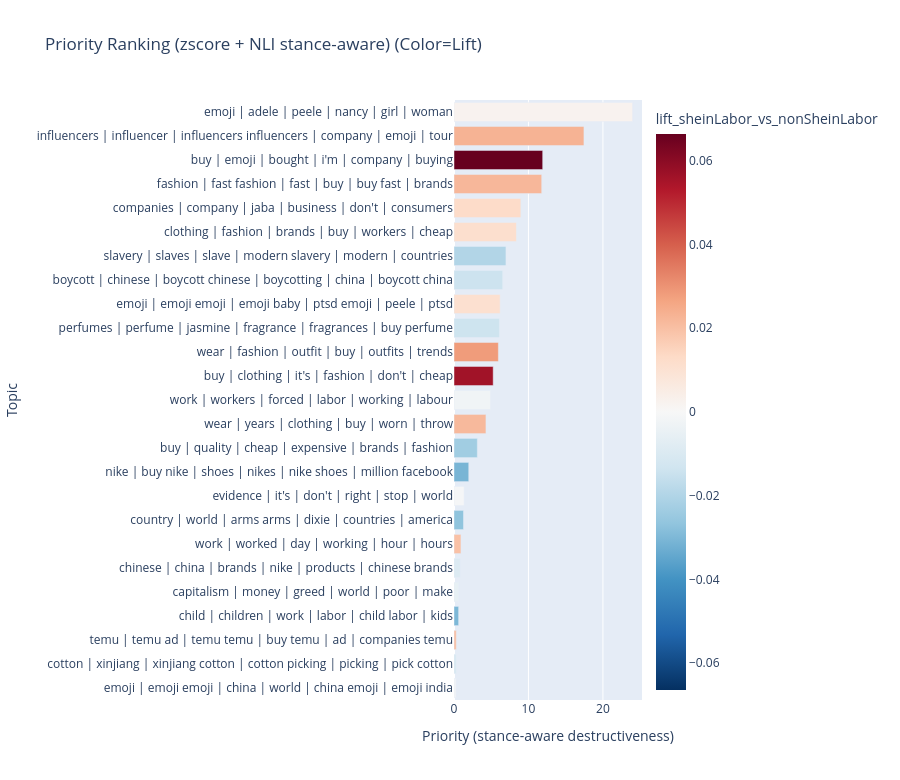

The code cell stored with this chart in its notebook:
### Code cell
# Cell 12.3 (REPLACE) — Priority Ranking (stance-aware destructiveness)
# -------------------------------------------------------------------
import plotly.express as px

viz = topic_lift[topic_lift["topic_id"] != -1].copy()
TOP_N = 25
top_p = viz.sort_values("priority", ascending=False).head(TOP_N).copy()

fig3 = px.bar(
    top_p.iloc[::-1], 
    x="priority",   
    y="label",       
    orientation="h", 
    color="lift_sheinLabor_vs_nonSheinLabor",
    color_continuous_scale="RdBu_r",
    color_continuous_midpoint=0,
    hover_name="summary",
    hover_data={
        "topic_id": True,
        "n_comments": True,
        "priority": ':.2f',
        "destructiveness_base": ':.2f',
        "destructiveness_stance": ':.2f',
        "net_negative": ':.2f',
        "amplification": ':.1f',
        "resonance_wavg": ':.2f',
        "controversy_wavg": ':.2f',
        "avg_reply_weight": ':.1f',
        "threads_with_replies": True,
        "lift_sheinLabor_vs_nonSheinLabor": ':.3f',
    },
    title="Priority Ranking (zscore + NLI stance-aware) (Color=Lift)"
)

fig3.update_layout(xaxis_title="Priority (stance-aware destructiveness)", yaxis_title="Topic", height=780)
save_plotly(fig3, figout("03_priority_ranking_stance_aware.html"))
fig3.show()

### Figure 1 — Plotly figure (JSON) as saved in the notebook; plotly's stock layout.template omitted (floating-point values rounded to 4 significant figures; data arrays with more than 128 entries replaced by an {"elided": "..."} marker saying what was removed)
{"data": [{"customdata": {"elided": "25x11 float values"}, "hovertemplate": "<b>%{hovertext}</b><br><br>priority=%{x:.2f}<br>label=%{y}<br>topic_id=%{customdata[0]}<br>n_comments=%{customdata[1]}<br>destructiveness_base=%{customdata[2]:.2f}<br>destructiveness_stance=%{customdata[3]:.2f}<br>net_negative=%{customdata[4]:.2f}<br>amplification=%{customdata[5]:.1f}<br>resonance_wavg=%{customdata[6]:.2f}<br>controversy_wavg=%{customdata[7]:.2f}<br>avg_reply_weight=%{customdata[8]:.1f}<br>threads_with_replies=%{customdata[9]}<br>lift_sheinLabor_vs_nonSheinLabor=%{marker.color:.3f}<extra></extra>", "hovertext": ["", "", "", " There is nothing wrong with children working. the sooner they start the faster they will want to succeed in life. they should be paid a fair wage those. exploitation of our children continue in different forms .", " Capitalism at its finest . providing the goods we need here for less than 99 cents while half the world suffers . blame the greed of capitalism .", "", " i worked 21 days in a row at 12 hours a day in the food industry . i worked when i am little but it was my choice due to financial issue . i was 16 and a drop out. only reason i got in was cause my mother worked one too .", " where is middle eastern countries and america? hypocrisy at it's best! hypocrisy at the best! what are people in western countries supposed to do about any of this?", " This video highlights how in each of us we have to motivation to stop this or encourage it... because these poor bastards are so far away there's no in your face reality and ppl can try and justify their morally corrupt behaviour .", " i haven't bought a nike product since the 80s. this makes me sick. i will never buy another nike item. i've been boycotting nike products since the 1980s. This was known a long time ago. Please boycott .", "", " i have clothes from high-school i still wear often it's probably half my wardrobe and i'm nearly thirty <emoji> The clothes i wear, get used all the time, things that get dirty and stained become my work clothes, i don’t understand why people buy", " Apparently working is forced labour... that's an awful workplace! i feel bad for the workers who have no choice but to work in sweatshops to make enough money to live . There needs to be more access to good jobs and regulations on fair employee wages .", "", "", "", " <emoji: He got that ptsd . <emojosh: \"That was <em emoji> her reaction the whole time got me <emmoosh\"", "", " it may not be chattel slavery, but it is definitely still slavery . jobs are also slavery! you should consider that fact as well .", " The clothing sold by the major high street brands and many of the top labels too, arent manufactured under significantly superior working conditions . The clothes maybe better quality but the working conditions, pay, safety and job security are often just as bad . The main issue is that most clothing is un", " When humans are left to their own vices you get stuff like this. this is why we need government regulation. when ppl and companies get so much money they’ll start to not care about the conditions for their workers and eventually the quality of their products .", "", " i never knew about shein until after seeing how horrible of a company it is. never heard of shein but i will happily continue not purchasing their products .", "", " It's just the tone, this half yelling, high pitched voiced that’s like nails on a chalkboard . would’ve loved to watch this the whole way through as i am actually very interested in this topic and she honestly seems great ."], "legendgroup": "", "marker": {"color": [-0.00205, -0.01123, 0.0201, -0.03006, -0.005485, -0.009321, 0.01957, -0.02684, -0.0006537, -0.03076, -0.02335, 0.02154, -0.002384, 0.05607, 0.02833, -0.01385, 0.01068, -0.01423, -0.01974, 0.01146, 0.0128, 0.02202, 0.06639, 0.02304, 0.002142], "coloraxis": "coloraxis", "pattern": {"shape": ""}}, "name": "", "orientation": "h", "showlegend": false, "textposition": "auto", "type": "bar", "x": [0.2813, 0.3, 0.3125, 0.6219, 0.6339, 0.8399, 0.9352, 1.275, 1.361, 1.981, 3.135, 4.291, 4.901, 5.263, 5.959, 6.103, 6.201, 6.544, 6.976, 8.387, 8.976, 11.78, 11.91, 17.45, 23.99], "xaxis": "x", "y": ["emoji | emoji emoji | china | world | china emoji | emoji india", "cotton | xinjiang | xinjiang cotton | cotton picking | picking | pick cotton", "temu | temu ad | temu temu | buy temu | ad | companies temu", "child | children | work | labor | child labor | kids", "capitalism | money | greed | world | poor | make", "chinese | china | brands | nike | products | chinese brands", "work | worked | day | working | hour | hours", "country | world | arms arms | dixie | countries | america", "evidence | it's | don't | right | stop | world", "nike | buy nike | shoes | nikes | nike shoes | million facebook", "buy | quality | cheap | expensive | brands | fashion", "wear | years | clothing | buy | worn | throw", "work | workers | forced | labor | working | labour", "buy | clothing | it's | fashion | don't | cheap", "wear | fashion | outfit | buy | outfits | trends", "perfumes | perfume | jasmine | fragrance | fragrances | buy perfume", "emoji | emoji emoji | emoji baby | ptsd emoji | peele | ptsd", "boycott | chinese | boycott chinese | boycotting | china | boycott china", "slavery | slaves | slave | modern slavery | modern | countries", "clothing | fashion | brands | buy | workers | cheap", "companies | company | jaba | business | don't | consumers", "fashion | fast fashion | fast | buy | buy fast | brands", "buy | emoji | bought | i'm | company | buying", "influencers | influencer | influencers influencers | company | emoji | tour", "emoji | adele | peele | nancy | girl | woman"], "yaxis": "y"}], "layout": {"barmode": "relative", "coloraxis": {"cmid": 0, "colorbar": {"title": {"text": "lift_sheinLabor_vs_nonSheinLabor"}}, "colorscale": [[0, "rgb(5,48,97)"], [0.1, "rgb(33,102,172)"], [0.2, "rgb(67,147,195)"], [0.3, "rgb(146,197,222)"], [0.4, "rgb(209,229,240)"], [0.5, "rgb(247,247,247)"], [0.6, "rgb(253,219,199)"], [0.7, "rgb(244,165,130)"], [0.8, "rgb(214,96,77)"], [0.9, "rgb(178,24,43)"], [1, "rgb(103,0,31)"]]}, "height": 780, "legend": {"tracegroupgap": 0}, "title": {"text": "Priority Ranking (zscore + NLI stance-aware) (Color=Lift)"}, "xaxis": {"anchor": "y", "domain": [0, 1], "title": {"text": "Priority (stance-aware destructiveness)"}}, "yaxis": {"anchor": "x", "domain": [0, 1], "title": {"text": "Topic"}}}}
